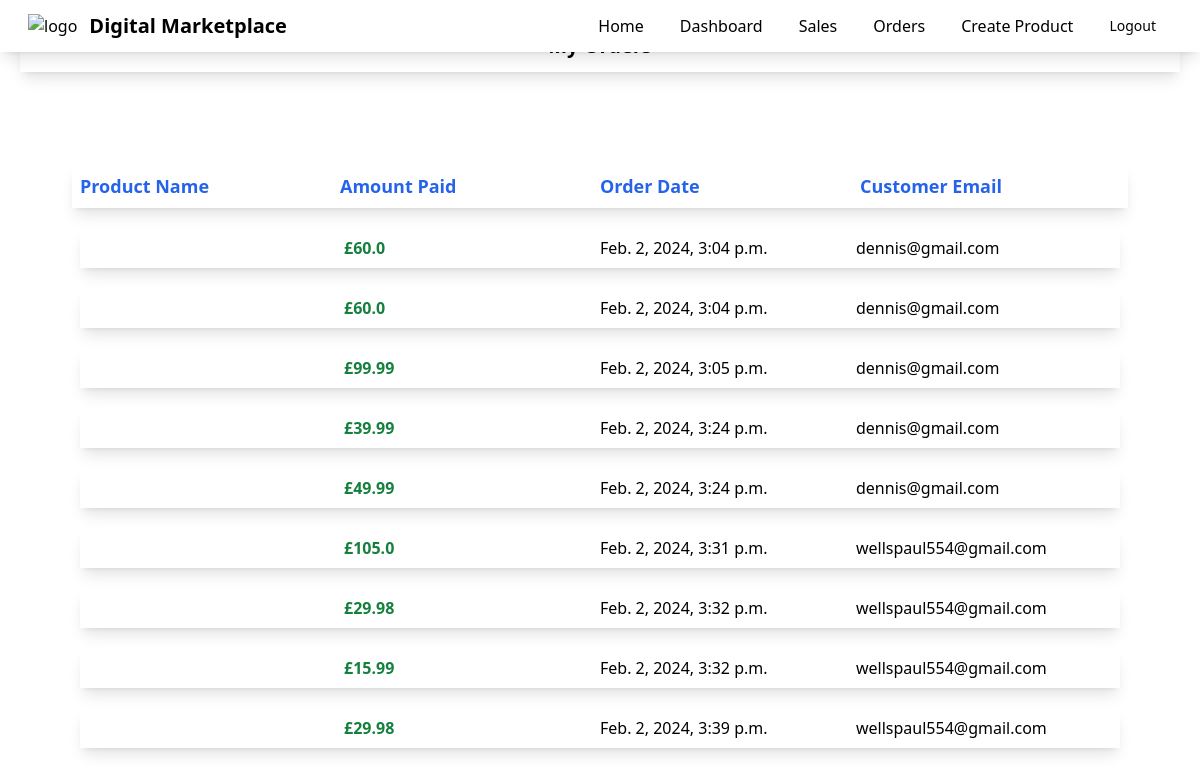
Before: /purchases (signed in) with the older database file.
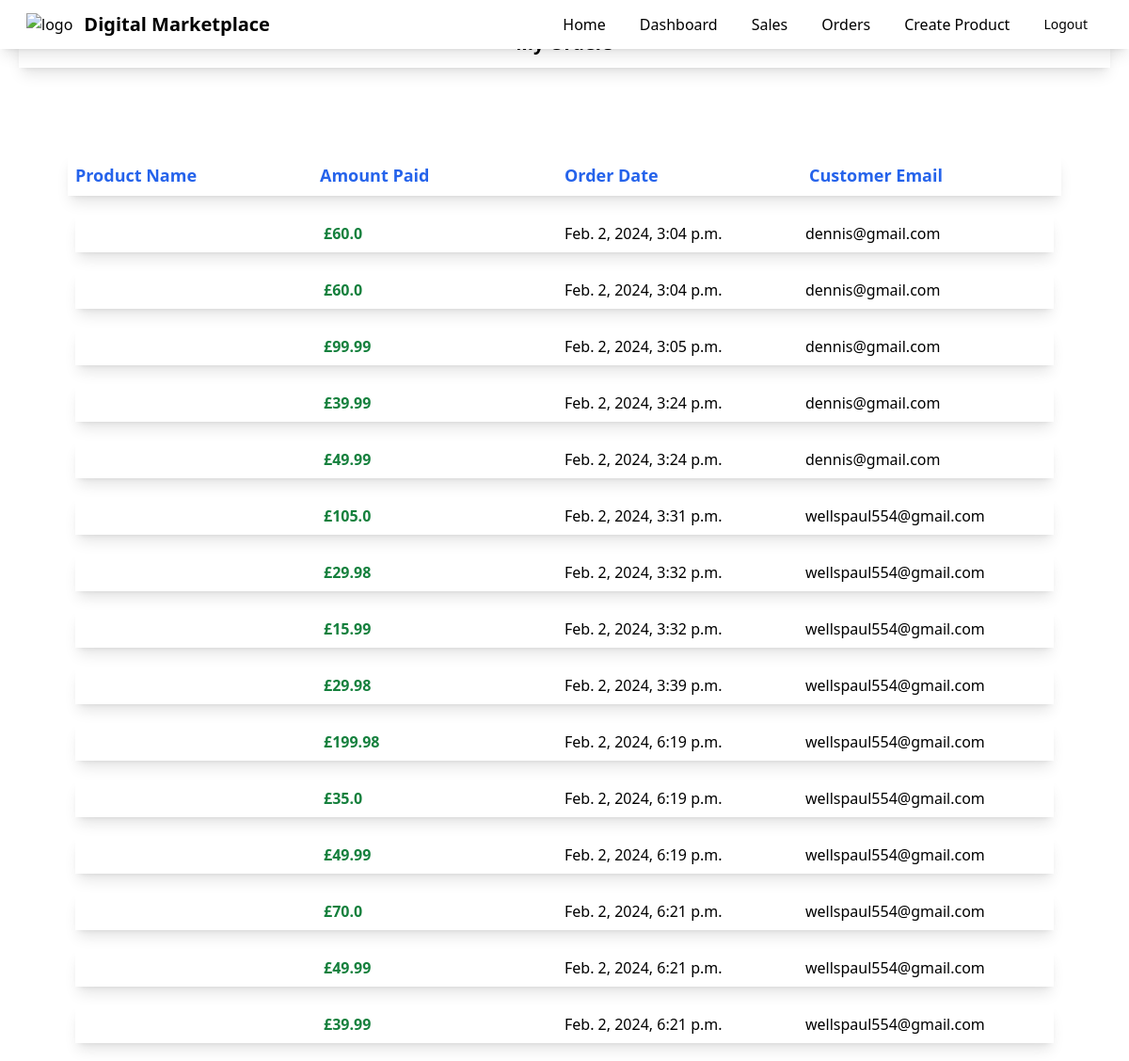
After: the same page with the newer database file.
### myapp/models.py (models this page shows)
class OrderDetail(models.Model):
    customer_email = models.EmailField()
    products = models.ManyToManyField(Product)
    amount = models.FloatField()
    stripe_payment_intent = models.CharField(max_length=200)
    has_paid = models.BooleanField(default=False)
    created_on = models.DateTimeField(auto_now_add=True)
    updated_on = models.DateTimeField(auto_now_add=True)
    product_rating = models.PositiveIntegerField(default=0, validators=[MaxValueValidator(5)])

### myapp/views.py (the view)
# urls.py: path('purchases', views.my_purchases, name="purchases"),
@login_required
def my_purchases(request):
    if request.user.is_superuser:
        orders = OrderDetail.objects.all()
    else:
        orders = OrderDetail.objects.filter(customer_email=request.user.email)
    return render(request, 'myapp/purchases.html', {'orders': orders})

### myapp/context_processors.py (called while the page is built)
def user_context(request):
    return {'user': request.user}

### myapp/templates/myapp/purchases.html (shortened to what this page needs)
{% extends 'myapp/base.html' %}
{% block body %}
<div class="flex justify-between">
    <div class=" w-full text-center shadow-lg m-5 p-3 font-bold text-xl">My Orders</div>
</div>
<div class="products-container p-10 m-5">
    <div class="flex m-3 p-2 justify-between items-center shadow-lg font-bold text-lg text-blue-600">
        <div class="w-1/4">
            <h3>Product Name</h3>
        </div>
        <div class="w-1/4">
            <h3>Amount Paid</h3>
        </div>
        <div class="w-1/4">
            <h3>Order Date</h3>
        </div>
        <div class="w-1/4">
            {% if request.user.is_superuser %}
            <h3>Customer Email</h3>
            {% else %}
            <h3>Download Link</h3>
            {% endif %}
        </div>
    </div>
    {% for order in orders %}
    <div class="flex m-5 p-2 justify-between items-center shadow-lg">
        <div class="w-1/4">
            <h3 class="text-green-700 font-bold">£{{ order.amount }}</h3>
        </div>
        <div class="w-1/4">
            <h3>{{ order.created_on }}</h3>
        </div>
        <div class="w-1/4">
            {% if request.user.is_superuser %}
            <h3>{{ order.customer_email }}</h3>
            {% else %}
            <a class="bg-blue-500 hover:bg-blue-700 text-white text-md rounded-lg p-2"
                href="{{ order.product.file.url }}" download> Click
                to download</a>
            {% endif %}
        </div>
    </div>
    {% endfor %}
</div>
{% endblock %}

Changed rows visible on the page:
added OrderDetail: amount "199.98", created_on "Feb. 2, 2024, 6:19 p.m.", customer_email "wellspaul554@gmail.com"
added OrderDetail: amount "35.0", created_on "Feb. 2, 2024, 6:19 p.m.", customer_email "wellspaul554@gmail.com"
added OrderDetail: amount "49.99", created_on "Feb. 2, 2024, 6:19 p.m.", customer_email "wellspaul554@gmail.com"
added OrderDetail: amount "70.0", created_on "Feb. 2, 2024, 6:21 p.m.", customer_email "wellspaul554@gmail.com"
added OrderDetail: amount "49.99", created_on "Feb. 2, 2024, 6:21 p.m.", customer_email "wellspaul554@gmail.com"
added OrderDetail: amount "39.99", created_on "Feb. 2, 2024, 6:21 p.m.", customer_email "wellspaul554@gmail.com"
